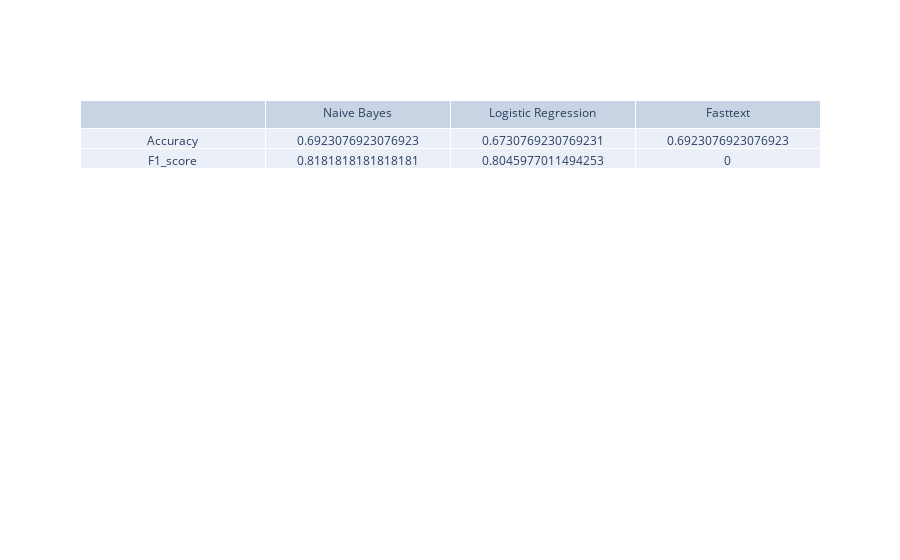

Notebook code cell kept with this figure:
### Code cell
# metric table
fig = go.Figure(data=[go.Table(header=dict(values=[' ', 'Naive Bayes', 'Logistic Regression', 'Fasttext']),
                 cells=dict(values=[['Accuracy', 'F1_score'], [accuracy_nb, f1_nb], [accuracy_lr, f1_lr], [accuracy_ft, 0]]))
                     ])
fig.show()

### Figure 1 — Plotly figure (JSON) as saved in the notebook; plotly's stock layout.template omitted (floating-point values rounded to 4 significant figures)
{"data": [{"cells": {"values": [["Accuracy", "F1_score"], [0.6923, 0.8182], [0.6731, 0.8046], [0.6923, 0]]}, "header": {"values": [" ", "Naive Bayes", "Logistic Regression", "Fasttext"]}, "type": "table"}], "layout": {}}
